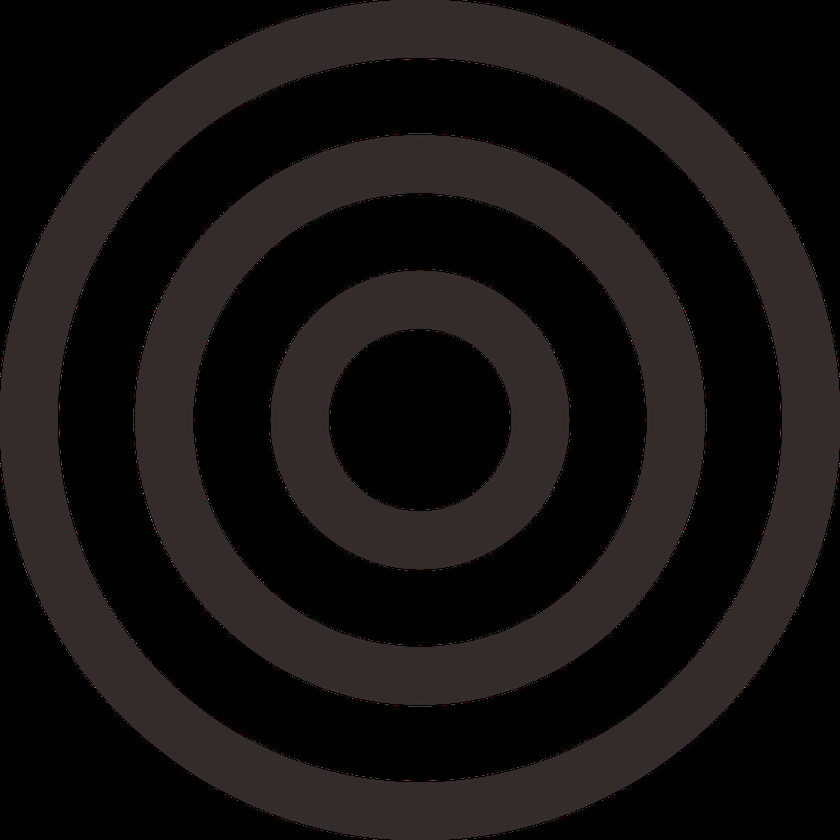
%> input picture Circles.png, 840 x 840 px, shrunk from 1394 x 1394 before the run
$ octave eighteen.m   (GNU Octave 9; MATLAB toolbox functions it lacks are replaced by stand-ins)
%> lines starting %> are read from the running program, lines starting %| are printed output that depends on the picture
A=imread('circles.png');
%> A is the input picture: size 840x840x3 uint8; mean R, G, B 20.7, 17.8, 17.3
gray=rgb2gray(A);
se=strel('disk',5);
I=imerode(A,se);
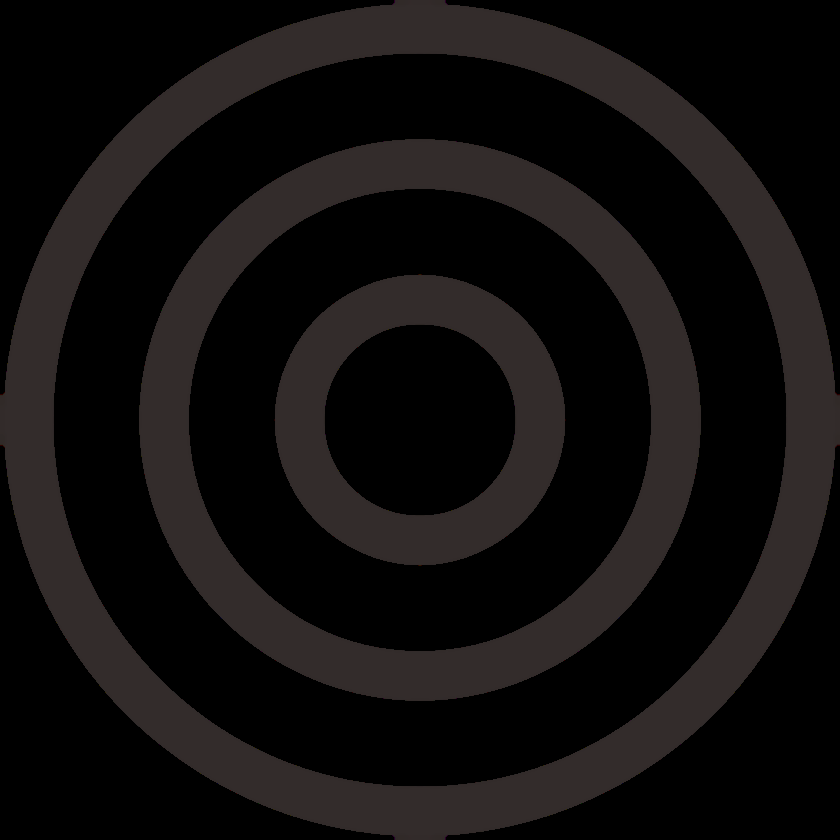
%> I: size 840x840x3 uint8; mean R, G, B 17.3, 14.9, 14.5
O=A-I;
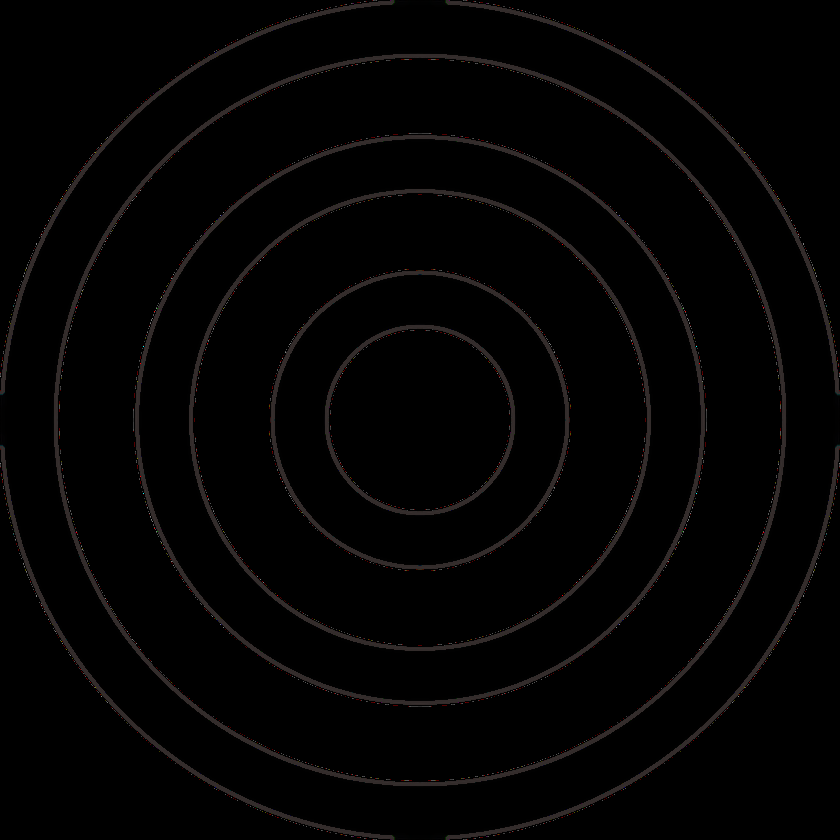
%> O: size 840x840x3 uint8; mean R, G, B 3.5, 2.9, 2.8
figure,imshow(A);
figure,imshow(O);
R=bwperim(gray);
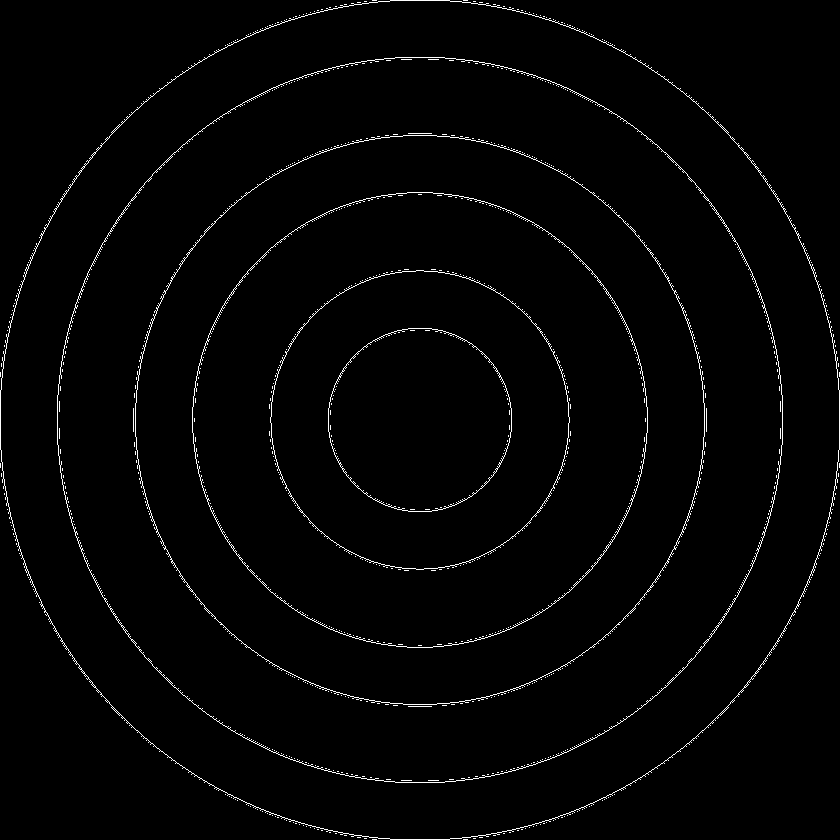
%> R: size 840x840 logical; 1.8% white in thin lines or dots
figure,imshow(R);
